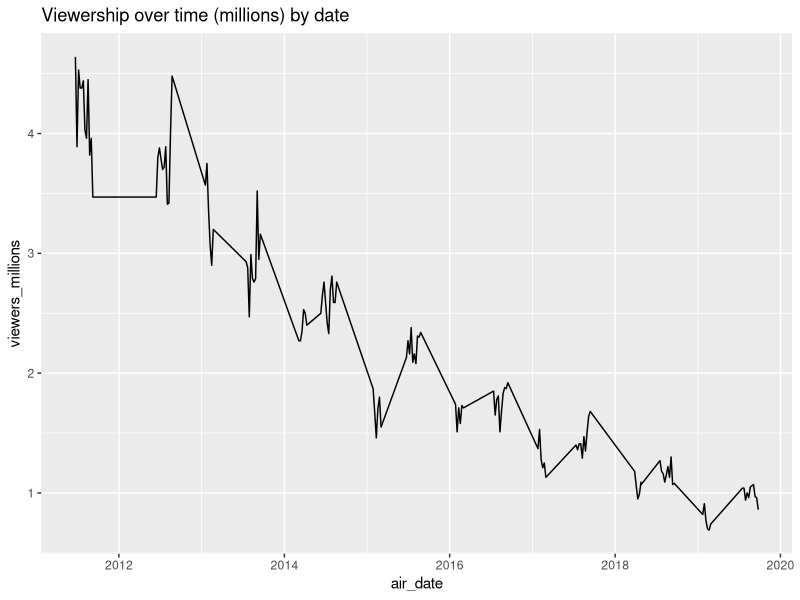
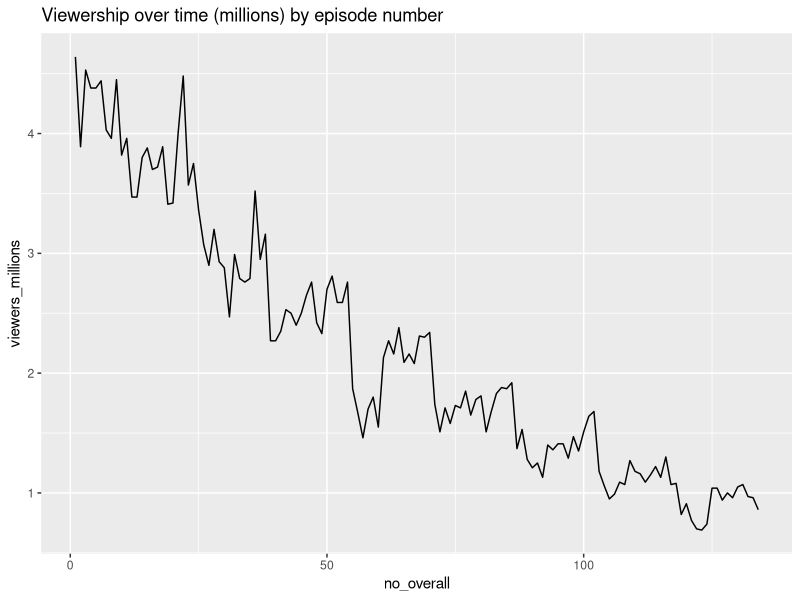

The R script that drew these images, in order:
## ---- chunk 1
library(readxl)
library(psych)
library(dplyr)
setwd('C:\\RR_kg\\repositories\\RRcourse2023\\Quarto and MD 1')

data_suits <- read_xlsx('data_suits.xlsx') %>%
  mutate(viewers_millions = as.numeric(viewers_millions))

t(describe(data_suits$viewers_millions))
## ---- chunk 2
library(ggplot2)
data_suits %>%
  ggplot(aes(x=air_date, y=viewers_millions)) +
  geom_line() +
  ggtitle('Viewership over time (millions) by date')

data_suits %>%
  ggplot(aes(x=no_overall, y=viewers_millions)) +
  geom_line() +
  ggtitle('Viewership over time (millions) by episode number')
